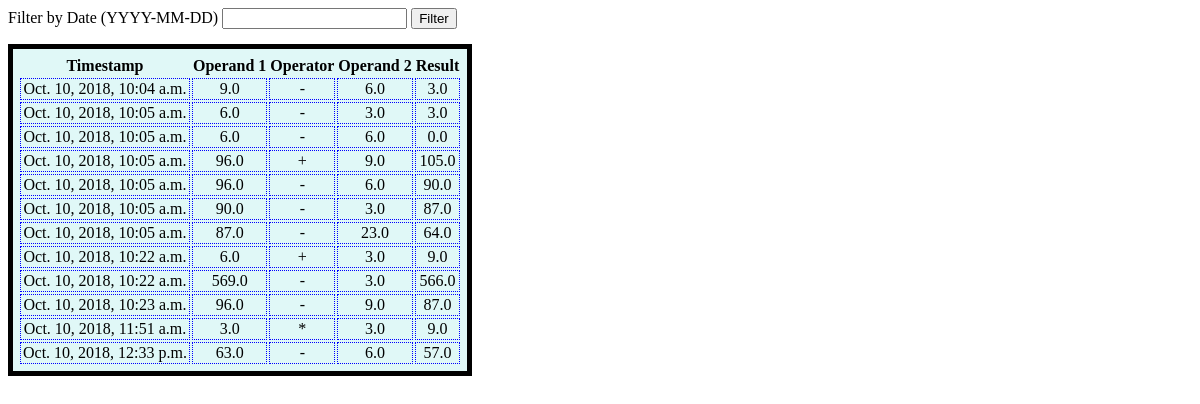
Before: /history/ with the older database file.
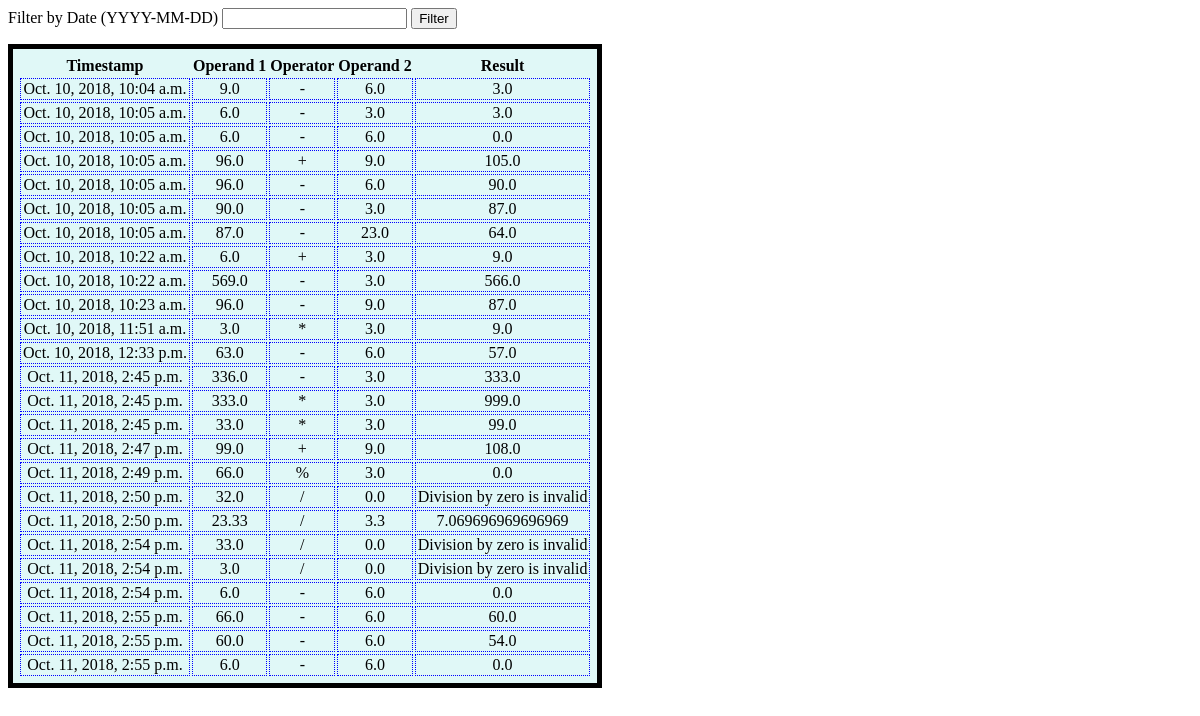
After: the same page with the newer database file.
### calculator/models.py (models this page shows, shortened)
class Calculations(models.Model):
    timestamp = models.DateTimeField('creation time')
    operand1 = models.CharField(max_length=15)
    operator = models.CharField(max_length=1)
    operand2 = models.CharField(max_length=15)
    result = models.CharField(max_length=15)
    def __str__(self):
        return self.operand1 + self.operator + self.operand2 + " = " + self.result

### calculator/views.py (the view)
# urls.py: url(r'^history/', views.history),
def history(request):
    data = Calculations.objects.all()
    print("history data {}".format(data))
    return render(request, 'history.html', {'calculations': data})

### calculator/templates/history.html (shortened to what this page needs)
{% load staticfiles %}
<!DOCTYPE html>
<html>
<head>
    <link rel="stylesheet" type="text/css" href="{% static 'history.css' %}"/>
</head>
<body>
<span>Filter by Date (YYYY-MM-DD)</span>
<input type="text" id="history-filter" onkeydown="filter_input()"/>
<input type="button" value="Filter" onclick="filter()">
<table>
    <tr>
        <th>Timestamp</th>
        <th>Operand 1</th>
        <th>Operator</th>
        <th>Operand 2</th>
        <th>Result</th>
    </tr>
    {% for calculation in calculations %}
        <tr>
            <td>{{ calculation.timestamp }}</td>
            <td>{{ calculation.operand1 }}</td>
            <td>{{ calculation.operator }}</td>
            <td>{{ calculation.operand2 }}</td>
            <td>{{ calculation.result }}</td>
        </tr>
    {% endfor %}
</table>
</body>
</html>

### calculator/static/history.css (style rules this page uses)
table { background-color: #E0F8F7; padding: 5px; border: 5px solid black; }
td { margin: 5px; padding: 1px 2px; text-align: center; border: 1px dotted blue; }
tr { margin: 5px; }
#history-filter { margin-bottom: 15px; }

Changed rows visible on the page:
added Calculations: timestamp "Oct. 11, 2018, 2:45 p.m.", operand1 "336.0", operator "-", operand2 "3.0", result "333.0"
added Calculations: timestamp "Oct. 11, 2018, 2:45 p.m.", operand1 "333.0", operator "*", operand2 "3.0", result "999.0"
added Calculations: timestamp "Oct. 11, 2018, 2:45 p.m.", operand1 "33.0", operator "*", operand2 "3.0", result "99.0"
added Calculations: timestamp "Oct. 11, 2018, 2:47 p.m.", operand1 "99.0", operator "+", operand2 "9.0", result "108.0"
added Calculations: timestamp "Oct. 11, 2018, 2:49 p.m.", operand1 "66.0", operator "%", operand2 "3.0", result "0.0"
added Calculations: timestamp "Oct. 11, 2018, 2:50 p.m.", operand1 "32.0", operator "/", operand2 "0.0", result "Division by zero is invalid"
added Calculations: timestamp "Oct. 11, 2018, 2:50 p.m.", operand1 "23.33", operator "/", operand2 "3.3", result "7.069696969696969"
added Calculations: timestamp "Oct. 11, 2018, 2:54 p.m.", operand1 "33.0", operator "/", operand2 "0.0", result "Division by zero is invalid"
added Calculations: timestamp "Oct. 11, 2018, 2:54 p.m.", operand1 "3.0", operator "/", operand2 "0.0", result "Division by zero is invalid"
added Calculations: timestamp "Oct. 11, 2018, 2:54 p.m.", operand1 "6.0", operator "-", operand2 "6.0", result "0.0"
added Calculations: timestamp "Oct. 11, 2018, 2:55 p.m.", operand1 "66.0", operator "-", operand2 "6.0", result "60.0"
added Calculations: timestamp "Oct. 11, 2018, 2:55 p.m.", operand1 "60.0", operator "-", operand2 "6.0", result "54.0"
added Calculations: timestamp "Oct. 11, 2018, 2:55 p.m.", operand1 "6.0", operator "-", operand2 "6.0", result "0.0"
